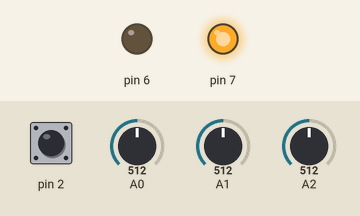
The sketch below on a simulated Arduino Uno, built with avr-gcc and run on an emulated ATmega328P. Shown: output pins drawn as LEDs (lit = HIGH). Inputs (shaded band) come from the test bench; at power-on: pin 2 HIGH, A0 = 512, A1 = 512, A2 = 512. MIDI output is not drawn.

Above: at 1.2 s.
1.3 s: pin 2 pulled LOW for 0.15 s
At 2.5 s:
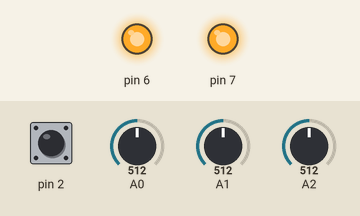
4.4 s: A0 set to 122
7.4 s: A0 set to 306
10.4 s: pin 2 pulled LOW for 1 s
At 12.8 s:
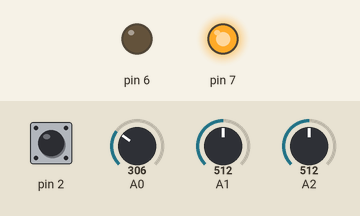
13.1 s: pin 2 pulled LOW for 3.2 s
At 16.8 s:
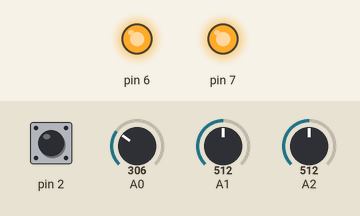
Timing chart, 0 to 18.3 s (numbered marks = the images above; inputs shaded):
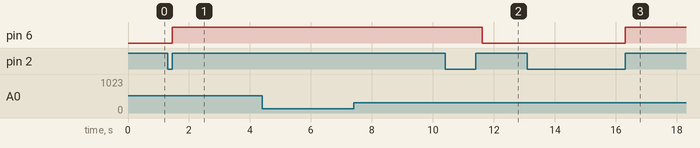

Measured:
- after the input at 1.3 s, pin 6: LOW → HIGH after 0.15 s
- after the input at 10.4 s, pin 6: HIGH → LOW after 1.2 s
- after the input at 13.1 s, pin 6: LOW → HIGH after 3.2 s

The sketch:

MIDI_Test_Lib.ino
```cpp
#include <MIDI.h>
volatile int state = LOW;
int note=42;

// Simple tutorial on how to receive and send MIDI messages.
// Here, when receiving any message on channel 4, the Arduino
// will blink a led and play back a note for 1 second.

MIDI_CREATE_DEFAULT_INSTANCE();


void setup()
{
  pinMode(6, OUTPUT);
  pinMode(7, OUTPUT);
  digitalWrite(7,HIGH);
  pinMode(2,INPUT_PULLUP);
  pinMode(3,INPUT_PULLUP);
  MIDI.begin(1);
  attachInterrupt(0, turnOn, RISING);
}

void loop()
{
  int time = map(analogRead(A0),0,1023,50,1000);
  int velocity =127;
  int arp = map(analogRead(A1),0,1023,1,27);
  int note= map(analogRead(A2),0,1023,108,21);
 /* if(MIDI.read()){
    digitalWrite(7,LOW);
    note=MIDI.getData1();
    digitalWrite(7,HIGH);
  }*/
  if(state){
    digitalWrite(6,HIGH);
    MIDI.sendNoteOn(note,velocity,1);
    delay(time);
    MIDI.sendNoteOff(note,0,1);
    MIDI.sendNoteOn(note+arp,velocity,1);
    delay(time);
    MIDI.sendNoteOff(note+arp,0,1);
    MIDI.sendNoteOn(note+8,velocity,1);
    delay(time);
    MIDI.sendNoteOff(note+8,0,1);
    MIDI.sendNoteOn(note+12,velocity,1);
    delay(time);
    MIDI.sendNoteOff(note+12,0,1);
  }
  digitalWrite(6,LOW);
}

void turnOn()
{
  state = !state;
}
```
